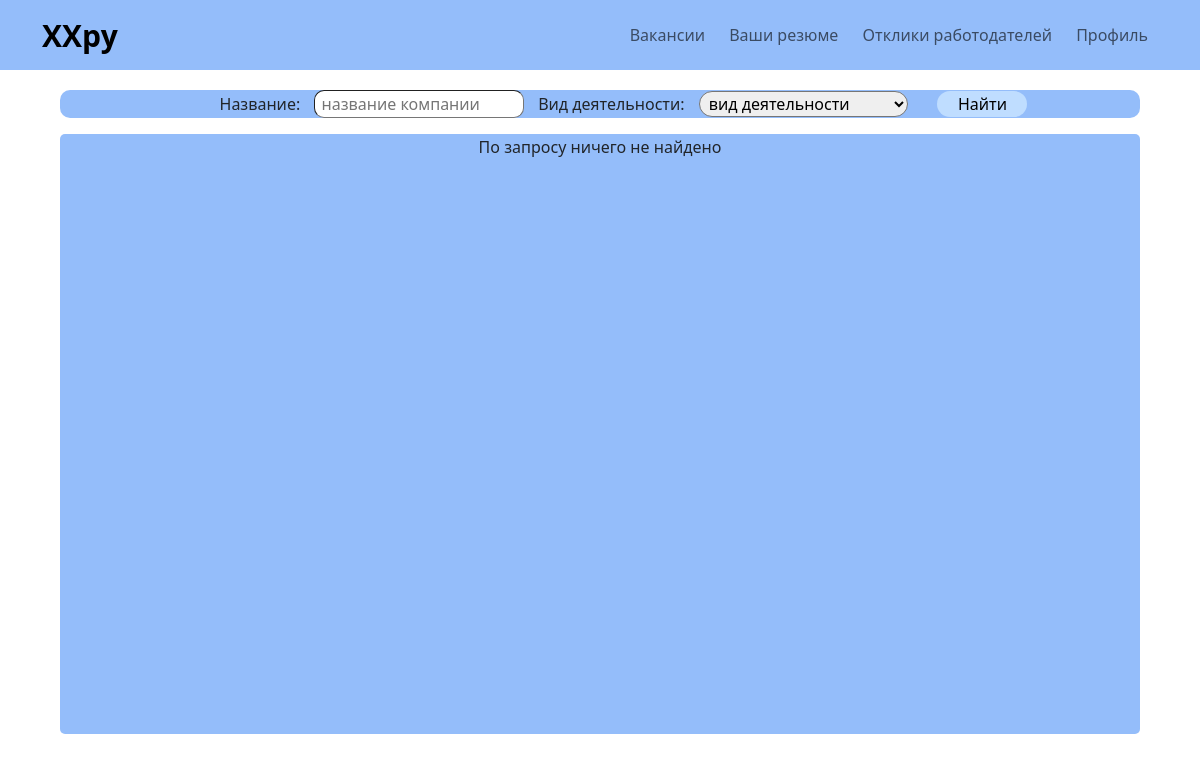
The page /employers (signed in) on the database as committed earlier.
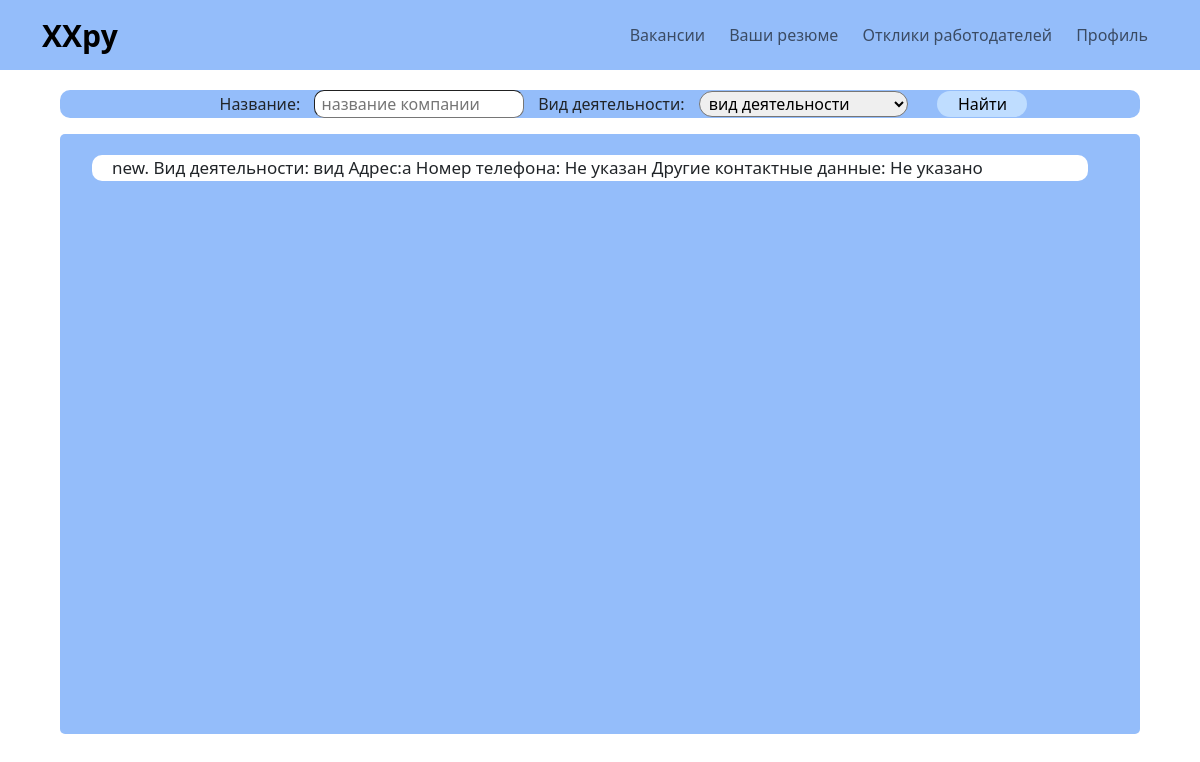
The same page on the database as committed later.
### main/models.py (models this page shows)
class Employer(models.Model):
    user = models.OneToOneField(settings.AUTH_USER_MODEL, verbose_name="Пользователь", on_delete=models.CASCADE)
    company_name = models.CharField(max_length=50, verbose_name="Название компании")
    type_of_business = models.ForeignKey(TypeOfBusiness, on_delete=models.PROTECT,
                                         verbose_name="Вид деятельности")
    address = models.CharField(max_length=60, verbose_name="Адрес")
    phone = models.CharField(max_length=11, verbose_name="Номер телефона", blank=True, null=True, default="Не указан")
    other_contact_information = models.CharField(max_length=70, verbose_name="Другие контактные данные", blank=True,
                                                 default="Не указано")
    def __str__(self):
        return f'{self.company_name}. Вид деятельности: {self.type_of_business}' \
               f' Адрес:{self.address} Номер телефона: {self.phone} ' \
               f'Другие контактные данные: {self.other_contact_information}'

class TypeOfBusiness(models.Model):
    tob_name = models.CharField(max_length=40, verbose_name="Название вида деятельности")
    def __str__(self):
        return self.tob_name

### main/views.py (the view)
# urls.py: path('employers', EmployersView.as_view(), name='employers'),
class EmployersView(ListView):
    model = Employer
    template_name = "main/employers.html"
    context_object_name = 'queryset'
    def get_context_data(self, *, object_list=None, **kwargs):
        context = super().get_context_data(**kwargs)
        context['type_of_business'] = TypeOfBusiness.objects.all()
        context['current_user'] = UserAndHisType.objects.get(user=self.request.user)
        return context
    def get_queryset(self):
        queryset = Employer.objects.all()
        search_company_name = self.request.GET.get('search', '')
        search_type_of_business = self.request.GET.get('business')
        if search_company_name:
            queryset = queryset.filter(Q(company_name__icontains=search_company_name))
        if search_type_of_business:
            queryset = queryset.filter(Q(type_of_business__tob_name__icontains=search_type_of_business))
        return queryset

### main/templates/main/employers.html (shortened to what this page needs)
{% extends 'main/base.html'%}
{% load static %}
{% block tp %} <link rel="stylesheet" href=" {% static 'assets_emp/style.css' %} "> {% endblock %}
{% block pages %}
{% if request.user.is_authenticated %}
{% if current_user.type_of_user == 'MDR' %}
<li><a href="/vacancies" >Вакансии</a> </li>
<li><a style="opacity: 1; text-decoration: underline;" href="/employers">Работодатели</a></li>
<li><a href="/applicants">Соискатели</a> </li>
<li><a href="/deals">Сделки</a></li>
{% elif current_user.type_of_user == 'APL' %}
<li><a href="/vacancies" >Вакансии</a> </li>
<li><a href="#" >Ваши резюме</a> </li>
<li><a href="#" >Отклики работодателей</a> </li>
<li><a href="#" >Профиль</a> </li>
{% elif current_user.type_of_user == 'EMP' %}
<li><a href="/applicants">Соискатели</a> </li>
<li><a href="#" >Ваши вакансии</a> </li>
<li><a href="#" >Отклики соискателей</a> </li>
<li><a href="#" >Профиль</a> </li>
{% endif %}
{% else %}
<li><a href="/register_apl" >Соискателям</a> </li>
<li><a href="/register_emp">Работодателям</a></li>
{% endif %}
{% endblock %}
{% block content %}
<div class="searchAndFilter">
    <ul class="SaF_Content">
        <form action="/employers" method="get" >
            <li type="none">Название:</li>
            <li type="none"><input name="search" class="SearchBox" placeholder=" название компании" type="search"></li>
            <li type="none">Вид деятельности:</li>
            <li type="none"><select name="business" class="SelectBar">
                <option value="" >вид деятельности</option>
                </select>
                    </li>
            <button type="submit" class="findButton">Найти</button>
        </form>
    </ul>
</div>
<div class="EmployersList">
    {% if queryset %}
    <ul>
        {% for employer in queryset %}
            <li class="OneEmployer" type = "none" ><p>{{employer}}</p></li>
        {% endfor %}
    </ul>
    {% else %}
    <p style="text-align:center;">По запросу ничего не найдено</p>
    {% endif %}
</div>
{% endblock %}

Rows that differ between the two databases and show on the page:
added Employer: company_name+type_of_business+address "new. Вид деятельности: вид Адрес:a Номер телефона: Не указан Другие контактные данные: Не указано"
Other text that changed with them:
text no longer shown: "По запросу ничего не найдено"
